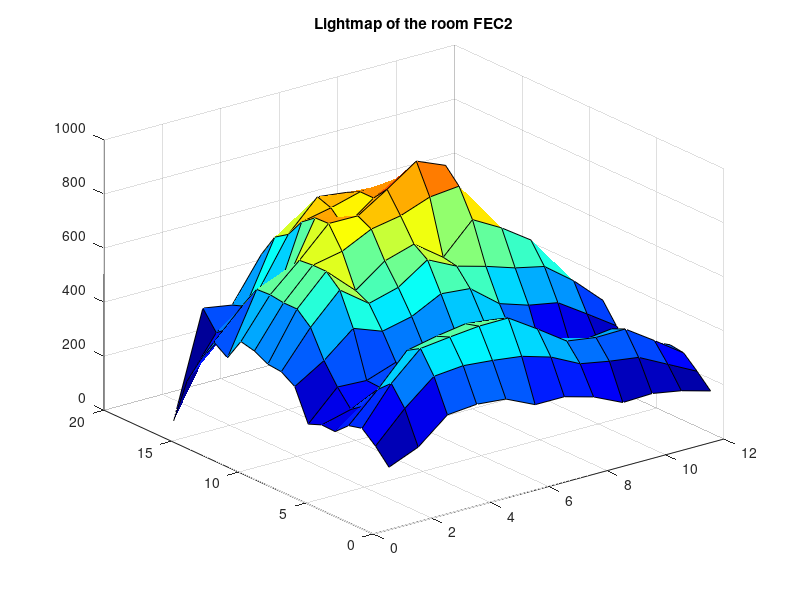

This figure's MATLAB source:

y =[
   195   240   330   340   330   280   280   250   200   204   185   155;
   250   360   450   460   450   436   404   350   330   315   260   205;
   293   430   530   543   554   555   485   411   395   397   325   250;
   280   385   500   523   540   527   470   400   362   375   305   257;
   235   301   375   403   425   407   375   345   285   310   240   195;
   237   265   317   310   353   355   323   275   265   248   187   165;
   217   325   320   358   375   422   425   340   248   236   209   185;
   333   400   490   450   475   530   520   435   400   380   309   236;
   365   500   609   530   560   633   580   550   515   491   409   307;
   370   545   655   555   635   668   590   700   640   566   390   302;
   396   545   655   677   730   750   790   801   605   455   372   280;
   408   552   650   757   756   825   900   855   652   500   315   270;
   325   549   543   755   690   770   822   795   597   535   301   232;
   360   470   430   717   740   770   770   747   585   505   280   207;
   272   358   473   648   758   745   660   572   443   377   242   177;
   170   320   388   615   580   501   420   430   347   293   212   160;
     0   388   370   528   528   425   375   356   335   286   235   200];
 figure
 a = jet(1000);
 c = colormap(a);
 h = surf(y);
 title('Lightmap of the room FEC2')
 
 caxis([150 1000])
 
 